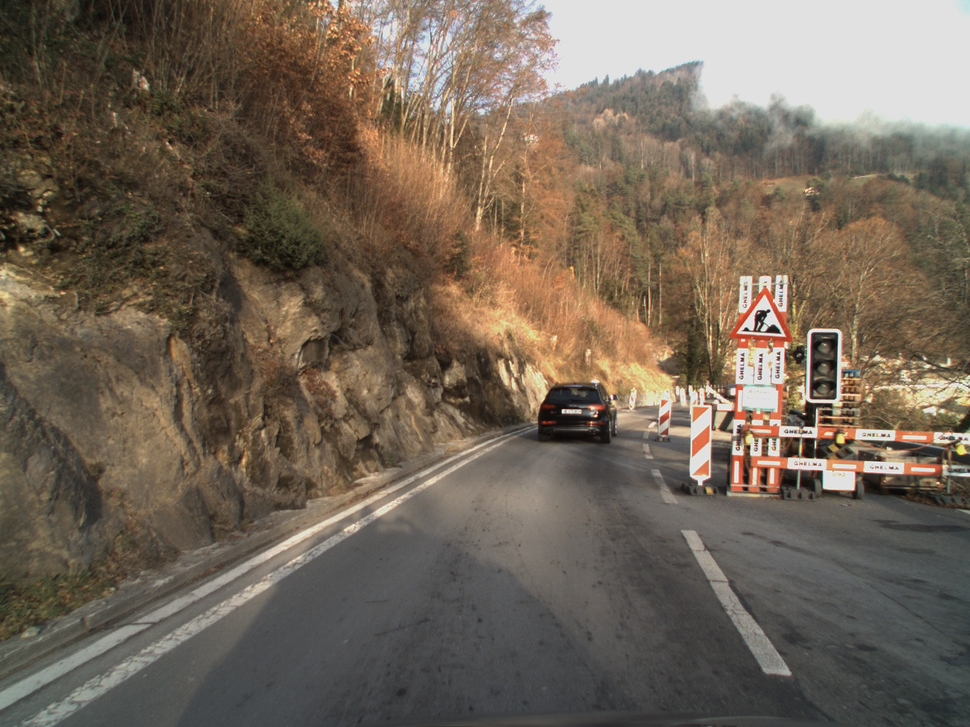
#> input picture trangulation/left.png, 970 x 727 px, shrunk from 1440 x 1080 before the run
$ python Triagulation_Final_Code.py
#> lines starting #> are read from the running program, lines starting #| are printed output that depends on the picture; long printed decimals are rounded
import cv2 as cv
import numpy as np

# Load the images
left_image = cv.imread('left.png')
#> left_image is the input picture: shape (727, 970, 3); mean B, G, R 87.2, 101.1, 113.4
right_image = cv.imread('right.png')
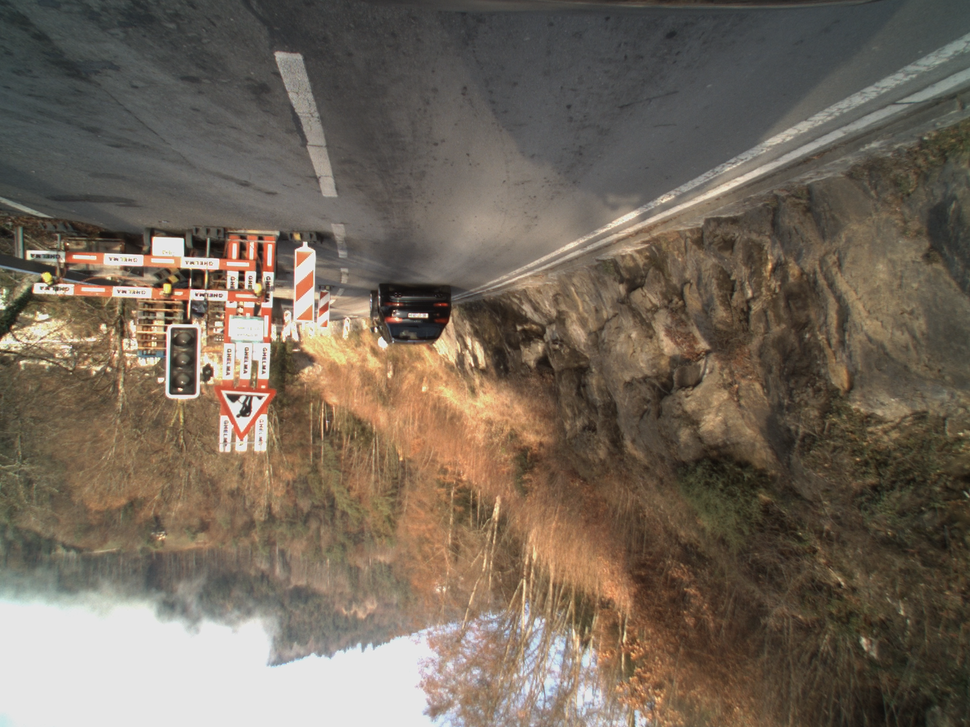
#> input picture trangulation/right.png, 970 x 727 px, shrunk from 1440 x 1080 before the run
#> right_image is the input picture: shape (727, 970, 3); mean B, G, R 89.9, 103.3, 115.2

# Rotate the right image by 180 degrees
rotated_image = cv.flip(right_image, -1)
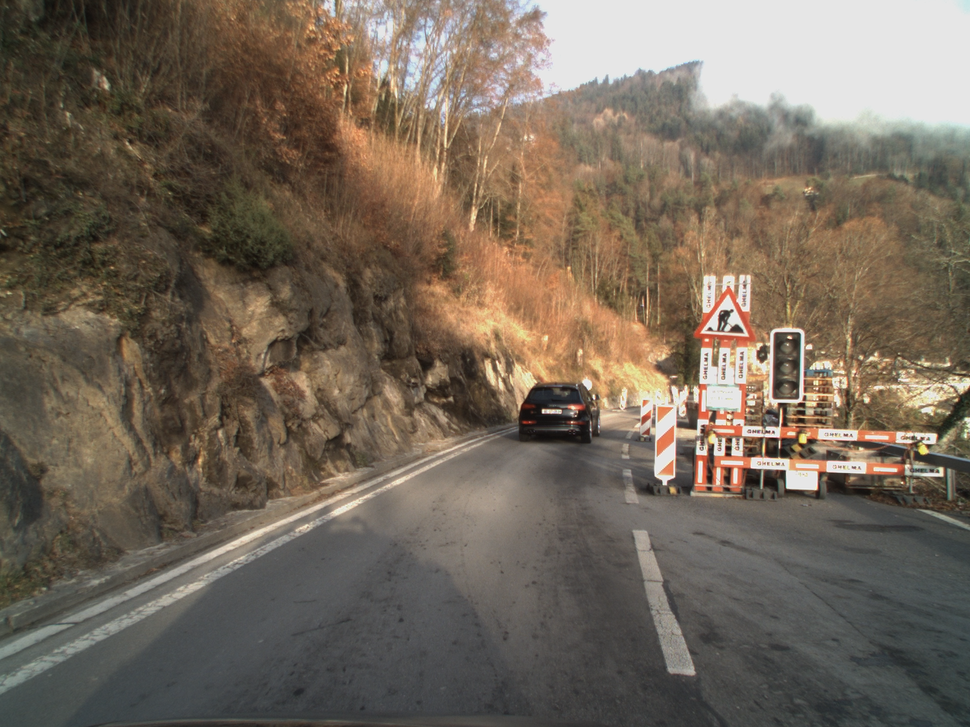
#> rotated_image: shape (727, 970, 3); mean B, G, R 89.9, 103.3, 115.2
cv.imwrite('right.png', rotated_image)

# Convert to grayscale for feature matching
img1 = cv.cvtColor(left_image, cv.COLOR_BGR2GRAY)
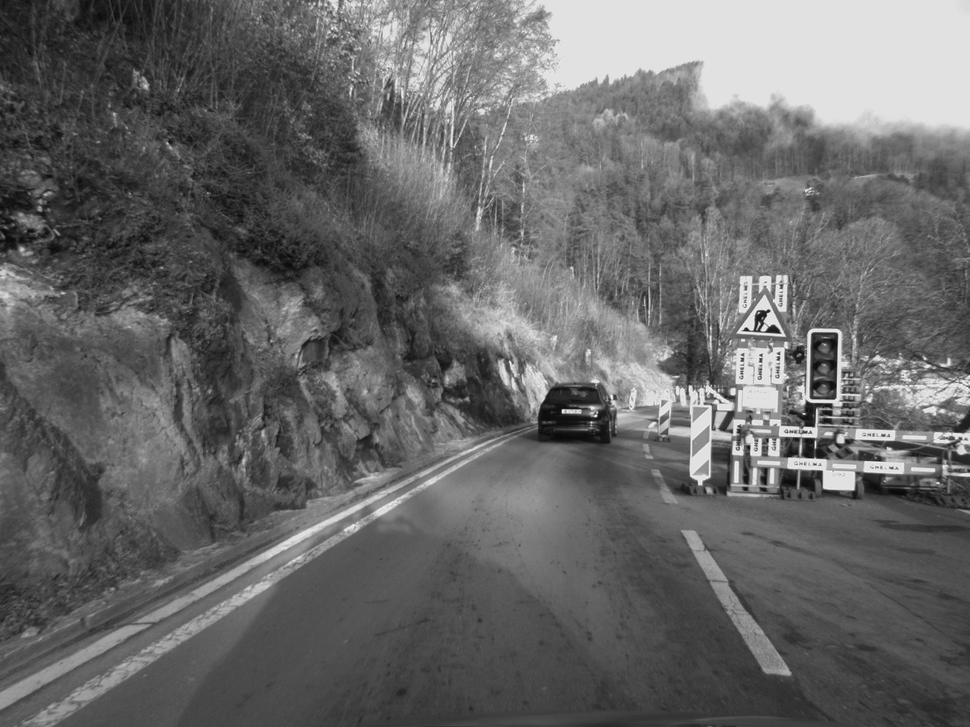
#> img1: shape (727, 970); min 9, max 249, mean 103.2
img2 = cv.cvtColor(rotated_image, cv.COLOR_BGR2GRAY)
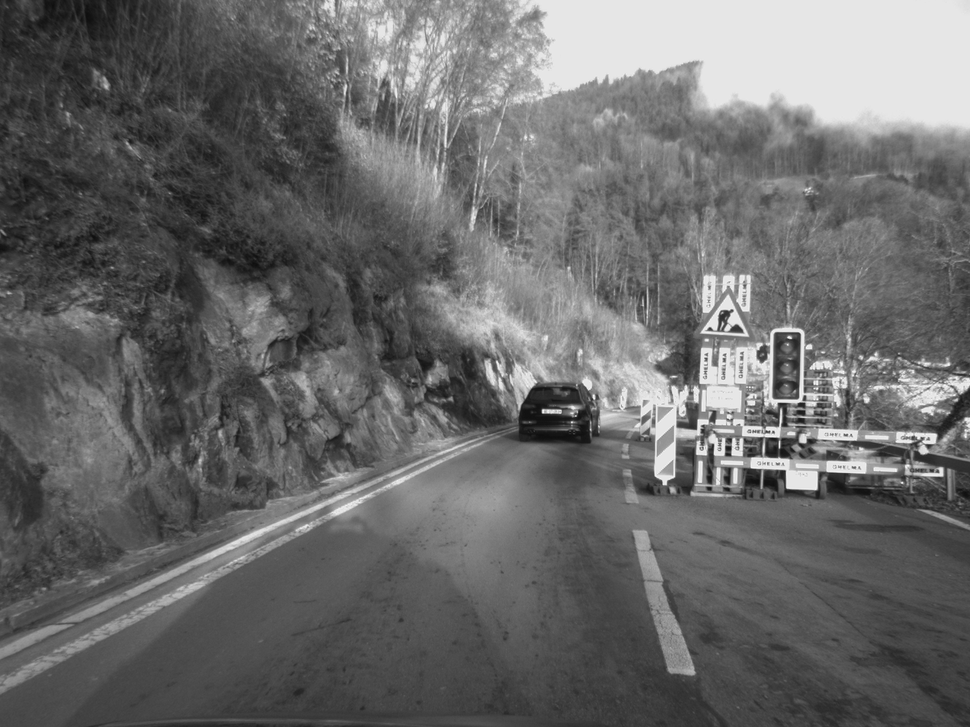
#> img2: shape (727, 970); min 14, max 252, mean 105.3

import numpy as np

# Rotation matrix (R) for cam0
R = np.array([
    [0.9999313912417018, -0.0023139054373197965, 0.011482972222461762],
    [0.002353841678837691, 0.9999912245858043, -0.003465570766066675],
    [-0.011474852451585301, 0.0034923620961737592, 0.9999280629966356]
])

# Translation vector (T) for cam0
T = np.array([
    [-0.9998],
    [0.00145],
    [0.0455]
])

# Camera intrinsic matrix (mtx) for cam0
mtx = np.array([
    [555.6627242364661, 0, 342.5725306057865],
    [0, 555.8306341927942, 215.26831427862848],
    [0, 0, 1]
])

# Projection matrices
P1 = np.hstack((mtx, np.zeros((3, 1))))  # Projection matrix for the left camera
P2 = mtx @ np.hstack((R, T.reshape(-1, 1)))  # Projection matrix for the right camera

print("Projection matrix for the left camera (P1):")
print(P1)

# Initialize SIFT detector
sift = cv.SIFT_create()

# Detect keypoints and compute descriptors
kp1, des1 = sift.detectAndCompute(img1, None)
#> kp1 = 4708 keypoints; strongest (x, y, size): (746, 329, 2.8), (563, 411, 2.8), (596, 416, 1.8), (768, 311, 2.2)
kp2, des2 = sift.detectAndCompute(img2, None)
#> kp2 = 3828 keypoints; strongest (x, y, size): (543, 411, 2.9), (789, 337, 2.5), (710, 329, 2.7), (736, 328, 5.4)

# BFMatcher to find matches between descriptors
bf = cv.BFMatcher(cv.NORM_L2, crossCheck=False)
matches = bf.knnMatch(des1, des2, k=2)
#> matches = 4708 matches

# Apply Lowe's ratio test to keep only good matches
good_matches = []
for m, n in matches:
    if m.distance < 0.5 * n.distance:
        good_matches.append(m)
#> after the loop, good_matches = 757 matches

# Extract the matched points
pts1 = np.float64([kp1[m.queryIdx].pt for m in good_matches]).reshape(-1, 2).T
pts2 = np.float64([kp2[m.trainIdx].pt for m in good_matches]).reshape(-1, 2).T

# Triangulate points to get 4D homogeneous coordinates
points4D = cv.triangulatePoints(P1, P2, pts1, pts2)

# Convert homogeneous coordinates to 3D
points3D = points4D[:3] / points4D[3]

# Transpose the points for proper formatting
pts1_transposed = pts1.T  # Shape: (n, 2) for 2D points
#> pts1_transposed = 757 pairs, first value 65.99 to 960.3, second value 3.53 to 659.3
points3D_transposed = points3D.T  # Shape: (n, 3) for 3D points
#> points3D_transposed = 757 rows, first 8: [-4.24, 1.85, 8.52], [-4.36, 0.554, 8.93], [-4.05, 2.07, 8.49], [-4.08, 1.82, 8.6], [-4.14, 1.49, 8.74], [-3.49, 4.13, 7.42], [-4.19, 0.608, 8.96], [-4.1, 0.382, 8.85]

# Extract first 20 points for writing (or adjust as needed)
points3D_20 = points3D_transposed[:20]  # First 20 3D points (U)
#> points3D_20 = 20 rows, first 8: [-4.24, 1.85, 8.52], [-4.36, 0.554, 8.93], [-4.05, 2.07, 8.49], [-4.08, 1.82, 8.6], [-4.14, 1.49, 8.74], [-3.49, 4.13, 7.42], [-4.19, 0.608, 8.96], [-4.1, 0.382, 8.85]
pts1_20 = pts1_transposed[:20]  # First 20 2D points (u)
#> pts1_20 = 20 rows, first 8: [65.99, 334.1], [71.45, 248.4], [77.59, 348.8], [79.07, 330.9], [79.29, 308.3], [81.32, 521], [82.53, 251.7], [85.16, 238.1]

# Write the formatted 3D points (U) and 2D points (u) to a text file
with open('points_output.txt', 'w') as f:
    f.write("U = [\n")
    for i in range(points3D_20.shape[0]):
        f.write(f"  {points3D_20[i, 0]:10.4f} {points3D_20[i, 1]:10.4f} {points3D_20[i, 2]:10.4f}\n")
        print(f"Point {i+1}: {points3D_20[i]}")
#> this loop made 20 passes
#| Point 1: [-4.240  1.850  8.518]
#| Point 2: [-4.359  0.5539  8.933]
#| Point 3: [-4.048  2.069  8.487]
#| Point 4: [-4.080  1.815  8.603 ]
#| Point 5: [-4.140  1.487  8.737]
#| Point 6: [-3.490  4.126   7.422]
#| Point 7: [-4.191  0.6079  8.956]
#| Point 8: [-4.099  0.3822  8.849 ]
#> (further printed lines are left out)
    f.write("]; %noisefree 3d points\n\n")

    f.write("u = [\n")
    for i in range(pts1_20.shape[0]):
        f.write(f"  {pts1_20[i, 0]:10.4f} {pts1_20[i, 1]:10.4f}\n")
        print(f"Point {i+1}: {pts1_20[i]}")
    f.write("]; % noisy image observations\n")

print("Points saved to 'points_output.txt'.")
